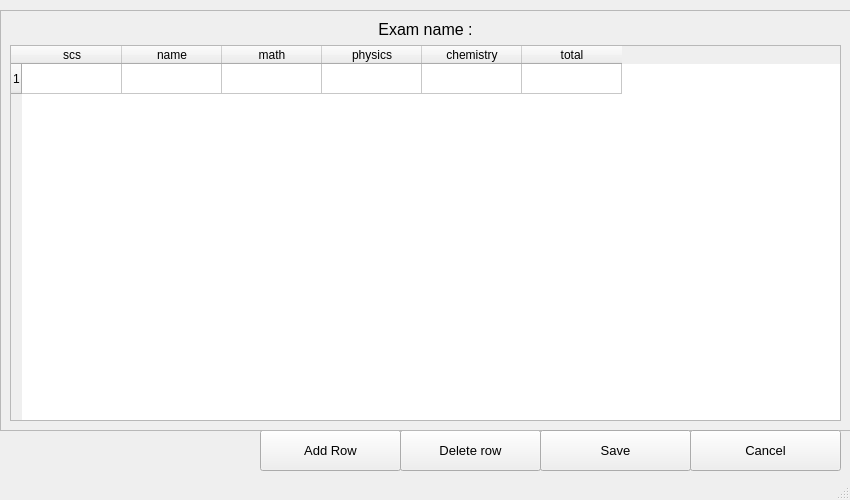
<?xml version="1.0" encoding="UTF-8"?>
<ui version="4.0">
 <class>MainWindow</class>
 <widget class="QMainWindow" name="MainWindow">
  <property name="geometry">
   <rect>
    <x>0</x>
    <y>0</y>
    <width>850</width>
    <height>500</height>
   </rect>
  </property>
  <property name="windowTitle">
   <string>MainWindow</string>
  </property>
  <widget class="QWidget" name="centralwidget">
   <widget class="QPushButton" name="delbtn">
    <property name="geometry">
     <rect>
      <x>400</x>
      <y>430</y>
      <width>141</width>
      <height>41</height>
     </rect>
    </property>
    <property name="font">
     <font>
      <pointsize>10</pointsize>
     </font>
    </property>
    <property name="text">
     <string>Delete row</string>
    </property>
   </widget>
   <widget class="QPushButton" name="addbtn">
    <property name="geometry">
     <rect>
      <x>260</x>
      <y>430</y>
      <width>141</width>
      <height>41</height>
     </rect>
    </property>
    <property name="font">
     <font>
      <pointsize>10</pointsize>
     </font>
    </property>
    <property name="text">
     <string>Add Row</string>
    </property>
   </widget>
   <widget class="QFrame" name="frame">
    <property name="geometry">
     <rect>
      <x>0</x>
      <y>10</y>
      <width>851</width>
      <height>421</height>
     </rect>
    </property>
    <property name="frameShape">
     <enum>QFrame::StyledPanel</enum>
    </property>
    <property name="frameShadow">
     <enum>QFrame::Raised</enum>
    </property>
    <layout class="QVBoxLayout" name="verticalLayout">
     <item>
      <widget class="QLabel" name="label">
       <property name="font">
        <font>
         <pointsize>12</pointsize>
        </font>
       </property>
       <property name="text">
        <string>Exam name :</string>
       </property>
       <property name="alignment">
        <set>Qt::AlignCenter</set>
       </property>
      </widget>
     </item>
     <item>
      <widget class="QTableWidget" name="table">
       <row>
        <property name="text">
         <string>1</string>
        </property>
       </row>
       <column>
        <property name="text">
         <string>scs</string>
        </property>
       </column>
       <column>
        <property name="text">
         <string>name</string>
        </property>
       </column>
       <column>
        <property name="text">
         <string>math</string>
        </property>
       </column>
       <column>
        <property name="text">
         <string>physics</string>
        </property>
       </column>
       <column>
        <property name="text">
         <string>chemistry</string>
        </property>
       </column>
       <column>
        <property name="text">
         <string>total</string>
        </property>
       </column>
      </widget>
     </item>
    </layout>
   </widget>
   <widget class="QPushButton" name="savebtn">
    <property name="geometry">
     <rect>
      <x>540</x>
      <y>430</y>
      <width>151</width>
      <height>41</height>
     </rect>
    </property>
    <property name="font">
     <font>
      <pointsize>10</pointsize>
     </font>
    </property>
    <property name="text">
     <string>Save</string>
    </property>
   </widget>
   <widget class="QPushButton" name="cancelbtn">
    <property name="geometry">
     <rect>
      <x>690</x>
      <y>430</y>
      <width>151</width>
      <height>41</height>
     </rect>
    </property>
    <property name="font">
     <font>
      <pointsize>10</pointsize>
     </font>
    </property>
    <property name="text">
     <string>Cancel</string>
    </property>
   </widget>
  </widget>
  <widget class="QStatusBar" name="statusbar"/>
 </widget>
 <resources/>
 <connections/>
</ui>
